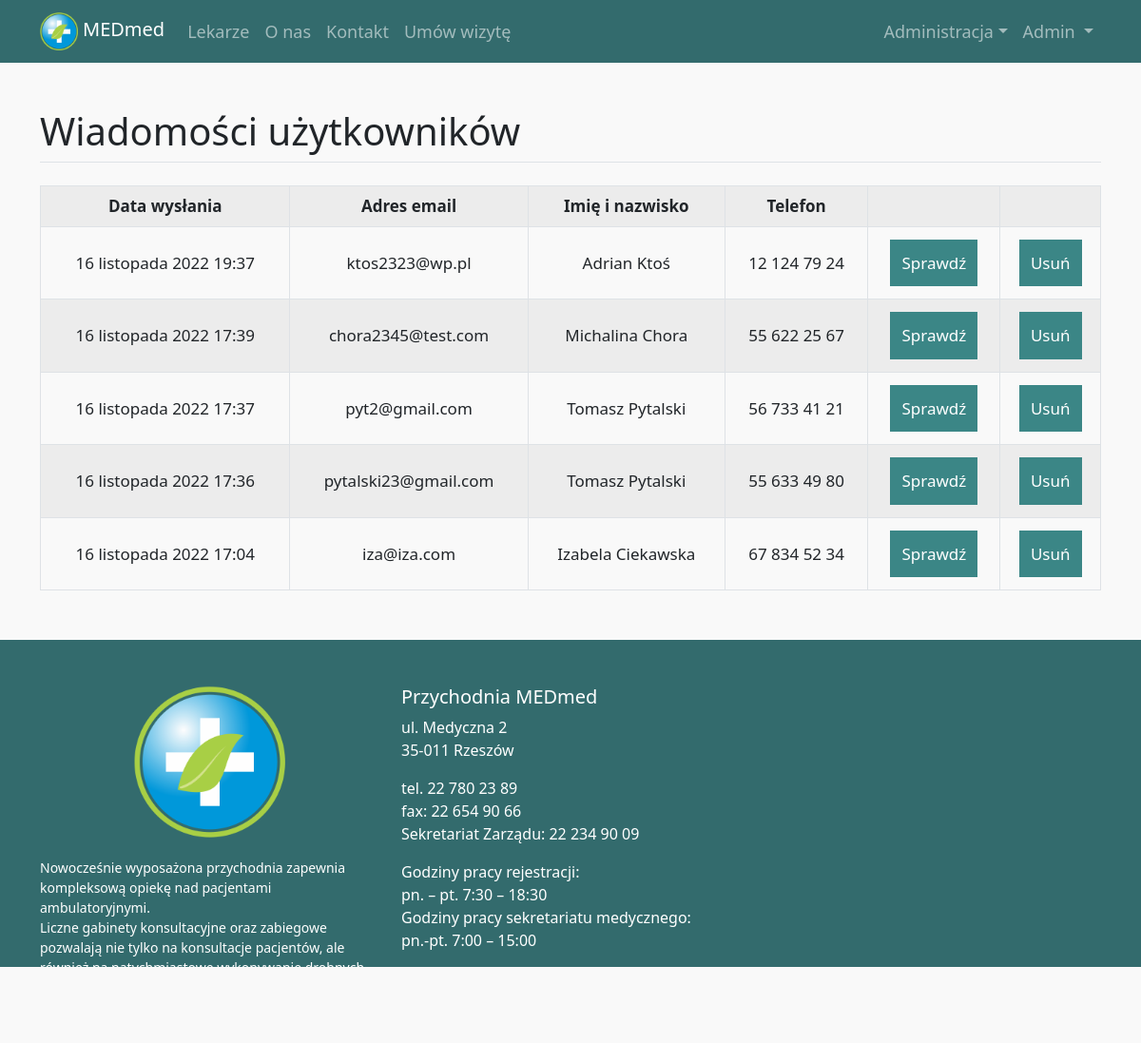
The app's page /wiadomosci/ (signed in) with its own data.
### rezerwacje/models.py (models this page shows, shortened)
class Kontakt(models.Model):
    class Meta:
        verbose_name_plural = 'Kontakt'
    imieinazwisko = models.CharField(('Imie i nazwisko'),max_length=50)
    email = models.EmailField(('Adres email'))
    telefon = PhoneNumberField(('Telefon'))
    tytul = models.CharField(('Tytuł wiadomości'), max_length=250)
    wiadomosc = models.TextField(('Treść wiadomości'))
    submit_date = models.DateTimeField(auto_now_add=True, null=True, blank=True)

### rezerwacje/views.py (the view)
# urls.py: path('wiadomosci/', views.wiadomosci, name='rezerwacje-wiadomosci'),
@login_required
def wiadomosci(request):
    if request.user.user_type == "M":
        context ={
            'Kontakt': Kontakt.objects.all().order_by('-submit_date') ,
            "title" : "Wiadomości"
        }
        return render(request, 'rezerwacje/wiadomosci.html', context)
    else:
        return redirect('/')

### users/models.py (called while the page is built)
    def is_patient(self):
        return self.user_type == 'P'

    def is_doctor(self):
        return self.user_type == 'L'

    def is_moderator(self):
        return self.user_type == 'M'

### rezerwacje/templates/rezerwacje/wiadomosci.html (shortened to what this page needs)
{% extends "rezerwacje/base.html" %}
{% load static %}
{% block content %}
{% if Kontakt %}
<legend class="border-bottom mb-4"><h1>Wiadomości użytkowników</h1></legend>
<div class="table-responsive">
<table class="table table-bordered table-striped table-hover" style="margin-bottom: 3rem;">
  <tr id="tbl">
    <td><strong>Data wysłania</strong></td>
    <td><strong>Adres email</strong></td>
    <td><strong>Imię i nazwisko</strong></td>
  <td><strong>Telefon</strong></td>
  <td></td>
  <td></td>
 </tr>
 {% for post in Kontakt %}
   <tr id="tbl">
    <td>{{ post.submit_date }}</td>
   <td>{{ post.email }}</td>
   <td>{{ post.imieinazwisko }}</td>
   <td>{{ post.telefon }}</td>
  <td>
<button type="button" id="btn2" data-bs-toggle="modal" data-bs-target="#tst{{post.id}}">
  Sprawdź
</button>
  </td>
   <td>
    <button type="button" id="btn2" data-bs-toggle="modal" data-bs-target="#dlt{{post.id}}">
      Usuń
    </button>
   </td>
</tr>
   {% endfor %}
 </table>
 {% else %}
<h1 style="text-align: center; background-color: #3b8686; color: white; padding: 15px;">Brak wiadomości</h1>
 {% endif %}
 </div>
{% endblock content %}

### rezerwacje/templates/rezerwacje/base.html (shortened to what this page needs)
{% load static %}
<!DOCTYPE html>
<html>
<head>
  <link  rel="stylesheet" href="https://cdn.jsdelivr.net/npm/bootstrap@5.1.3/dist/css/bootstrap.min.css">
  <link rel="stylesheet" href="https://cdnjs.cloudflare.com/ajax/libs/font-awesome/6.1.1/css/all.min.css">
  <link rel="stylesheet" type="text/css" href="{% static 'rezerwacje/style.css' %}">
</head>
<body>
  <nav class="navbar navbar-expand-sm navbar-dark" id="nv">
    <div class="container">
      <a class="navbar-brand" href="{% url 'rezerwacje-home' %}"> <img  src="{% static 'rezerwacje/logo.png' %}" style="width: 40px; margin-right: 5px">MEDmed</a>
      <div class="collapse navbar-collapse" id="mynavbar">
        <ul class="navbar-nav me-auto">
          <li class="nav-item">
            <a class="nav-link" href="{% url 'rezerwacje-lekarze' %}">Lekarze</a>
          </li>
          <li class="nav-item">
            <a class="nav-link" href="{% url 'rezerwacje-onas' %}">O nas</a>
          </li>
          <li class="nav-item">
              <a class="nav-link" href="{% url 'rezerwacje-kontakt' %}">Kontakt</a>
            </li>
            {% if not user.is_doctor %}
          <li class="nav-item">
            <a class="nav-link" href="{% url 'rezerwacje-umow' %}">Umów wizytę</a>
          </li>
            {% endif %}
        </ul>
        <ul class="nav navbar-nav navbar-right">
        {% if user.is_moderator %}
        <li class="nav-item dropdown bg" >
          <a class="nav-link dropdown-toggle" href="#" role="button" data-bs-toggle="dropdown" aria-expanded="false">Administracja</a>
      </li>
        {% endif %}
        {% if user.is_authenticated %}
        <li class="nav-item dropdown bg" >
          <a class="nav-link dropdown-toggle" href="#" role="button" data-bs-toggle="dropdown" aria-expanded="false">
            {% if user.is_superuser %}
            Admin
            {% elif user.is_moderator %}
            {{ user.imie }} {{ user.nazwisko }}
            {% elif user.is_patient %}
            <img src="{{ user.pacjenci.image.url }}" style="width: 25px; margin-right:5px; border: solid 1px;">{{ user.imie }} {{ user.nazwisko }}
            {% elif user.is_doctor %}
            <img src="{{ user.lekarze.image.url }}" style="width: 25px; margin-right:5px; border: solid 1px;">{{ user.imie }} {{ user.nazwisko }}
            {% endif %}
          </a>
        </li>
        {% endif %}
         </ul>
      </div>
    </div>
  </nav>
  <div class="container" style="margin-top: 3rem;">
    {% block content %}{% endblock %}
  </div>
<footer id="ft">
  <div class="container">
    <div class="row">
  <div class="col-12 col-xl-4" id="footer-left">
    <img  src="{% static 'rezerwacje/logo.png' %}" style="width: 160px;" id="centerimg"><br>
    Nowocześnie wyposażona przychodnia zapewnia kompleksową opiekę nad pacjentami ambulatoryjnymi.
    <p>Liczne gabinety konsultacyjne oraz zabiegowe pozwalają nie tylko na konsultacje pacjentów, ale również na natychmiastowe wykonywanie drobnych zabiegów niewymagających hospitalizacji.</p>
  </div>
  <div class="col-12 col-xl-4" id="footer-center">
    <h5>Przychodnia MEDmed</h5>
    <p>ul. Medyczna 2<br>
      35-011 Rzeszów</p>
      <p>tel. 22 780 23 89<br>
      fax: 22 654 90 66<br>
      Sekretariat Zarządu: 22 234 90 09</p>
      <p>Godziny pracy rejestracji:<br>
      pn. – pt. 7:30 – 18:30<br>
      Godziny pracy sekretariatu medycznego:<br>
      pn.-pt. 7:00 – 15:00</p>
      <p>e-mail: przychodnia@medmed.pl</p>
      </div>
<div class="col-12 col-xl-4" id="footer-right">
  <iframe src="https://www.google.com/maps/embed?pb=!1m14!1m12!1m3!1d2093.383579003197!2d21.999132518686007!3d50.04108349673628!2m3!1f0!2f0!3f0!3m2!1i1024!2i768!4f13.1!5e0!3m2!1spl!2spl!4v1668531073773!5m2!1spl!2spl" width="400" height="300" style="border:0;" allowfullscreen="" loading="lazy" ></iframe>
</div>
</div>
</div>
  </footer>
</body>
</html>

### rezerwacje/static/rezerwacje/style.css (style rules this page uses)
body { background-color: #f9f9f9; font-size: 17px; }
footer { padding-top: 3rem; }
#footer-center { font-size: 16px; text-align: left; margin-bottom: 2rem; }
#centerimg { display: block; margin-left: auto; margin-right: auto; width: 50%; }
#footer-left { float: left; font-size: 14px; margin-bottom: 2rem; }
#footer-right { float: right; margin-bottom: 2rem; }
#nv, #ft { background-color: #336b6d; font-size: 18px; }
#ft { color: white; margin-top: 0.25rem; }
#btn2 { background-color: #3b8686; border: 2px solid #3b8686; color: white; padding: 10px; margin: 5px 0px; cursor: pointer; text-align: center; }
#tbl { text-align: center; vertical-align: middle; }

### records on screen
Kontakt: submit_date "16 listopada 2022 19:37", email "ktos2323@wp.pl", imieinazwisko "Adrian Ktoś", telefon "12 124 79 24"
Kontakt: submit_date "16 listopada 2022 17:39", email "chora2345@test.com", imieinazwisko "Michalina Chora", telefon "55 622 25 67"
Kontakt: submit_date "16 listopada 2022 17:37", email "pyt2@gmail.com", imieinazwisko "Tomasz Pytalski", telefon "56 733 41 21"
Kontakt: submit_date "16 listopada 2022 17:36", email "pytalski23@gmail.com", imieinazwisko "Tomasz Pytalski", telefon "55 633 49 80"
Kontakt: submit_date "16 listopada 2022 17:04", email "iza@iza.com", imieinazwisko "Izabela Ciekawska", telefon "67 834 52 34"
